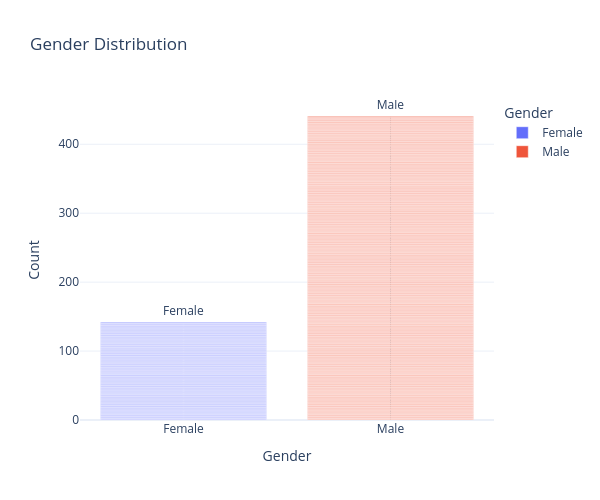

Notebook cell for this chart:
### Markdown cell above
**2. Gender**

### Code cell
fig = px.bar(data, x="Gender", title="Gender Distribution", color="Gender", text="Gender")
fig.update_layout(xaxis_title="Gender", yaxis_title="Count", template="plotly_white",width=600, height=500)
fig.show()

### Figure 1 — Plotly figure (JSON) as saved in the notebook; plotly's stock layout.template omitted (floating-point values rounded to 4 significant figures; data arrays with more than 128 entries replaced by an {"elided": "..."} marker saying what was removed)
{"data": [{"alignmentgroup": "True", "hovertemplate": "Gender=%{text}<br>count=%{y}<extra></extra>", "legendgroup": "Female", "marker": {"color": "#636efa", "pattern": {"shape": ""}}, "name": "Female", "offsetgroup": "Female", "orientation": "v", "showlegend": true, "text": {"elided": "142 str values"}, "textposition": "auto", "type": "bar", "x": {"elided": "142 str values"}, "xaxis": "x", "y": {"elided": "142 int values"}, "yaxis": "y"}, {"alignmentgroup": "True", "hovertemplate": "Gender=%{text}<br>count=%{y}<extra></extra>", "legendgroup": "Male", "marker": {"color": "#EF553B", "pattern": {"shape": ""}}, "name": "Male", "offsetgroup": "Male", "orientation": "v", "showlegend": true, "text": {"elided": "441 str values"}, "textposition": "auto", "type": "bar", "x": {"elided": "441 str values"}, "xaxis": "x", "y": {"elided": "441 int values"}, "yaxis": "y"}], "layout": {"barmode": "relative", "height": 500, "legend": {"title": {"text": "Gender"}, "tracegroupgap": 0}, "title": {"text": "Gender Distribution"}, "width": 600, "xaxis": {"anchor": "y", "autorange": true, "categoryarray": ["Female", "Male"], "categoryorder": "array", "domain": [0, 1], "range": [-0.5, 1.5], "title": {"text": "Gender"}, "type": "category"}, "yaxis": {"anchor": "x", "autorange": true, "domain": [0, 1], "range": [0, 464.2], "title": {"text": "Count"}, "type": "linear"}}}
